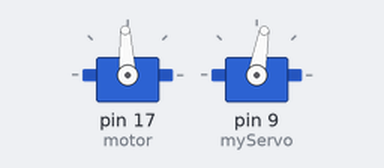
Simulated run of this sketch. Board: Arduino Uno, built for the host (arithmetic inside an expression is 32-bit, double 64-bit). Shown: 2 × servo.

Above: at 0.05 s.
At 6.75 s:
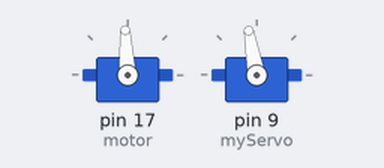
At 13.5 s:
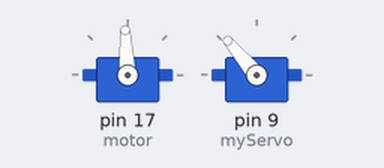
Timing chart, 0 to 17.6 s (numbered marks = the images above):
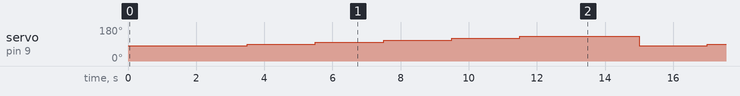

The sketch:

TestPovorot.ino
```cpp
#include <Servo.h>

const int CenterAngle=80;
const int MaxLeftAngle=145;
const int MaxRightAngle=85;
float curAngle=0;
float oldCurAngle=0;

int ForwardDirPin = 7; //мотор 1 движение вперед
int ForwardSpeedPin = 6; //мотор 1 управление скоростью
int switchPin =15;
//int ForwardDirPin2 = 4; //мотор 1 движение вперед
//int ForwardSpeedPin2 = 5; //мотор 1 управление скоростью

int curSpeed = 0;
const int maxSpeed=1850; //1544
const int LowSpeed = 1850; //1539
double kf = (maxSpeed - LowSpeed)/30.0;
const int StopSpeed = 1500;
const int RoadSpeed=1530;
const int ObgonSpeed=1560;
const int ReverseSpeed=1400;
const bool debug=false;
bool IsStop=0, ClearWay=1;

Servo myServo;
Servo motor;
bool started=0,reverseRun=0;
bool stoping=0;
String inString;
float koef=1;

bool button=0;
boolean debounыse(boolean last) {
  boolean current = digitalRead(switchPin);
  if(last != current) {
    delay(5);
    current = digitalRead(switchPin);
  }
  return current;
}
void setup() {
    Serial.begin(9600);
      motor.attach(17);
      myServo.attach(9);
      pinMode(switchPin, INPUT);
      myServo.write(CenterAngle);
      motor.writeMicroseconds(StopSpeed);

}

void start() {
  if (debug){
  Serial.println("START");
  }
  started=true;
  motor.writeMicroseconds(StopSpeed);
  delay(1500);
}

void stop()
{
  motor.writeMicroseconds(StopSpeed);
  myServo.write(CenterAngle);
}

void loop()
{
 start();
 myServo.write(CenterAngle);
 delay(2000);
 myServo.write(CenterAngle+10);
 delay(2000);
 myServo.write(CenterAngle+20);
 delay(2000);
 myServo.write(CenterAngle+30);
 delay(2000);
 myServo.write(CenterAngle+40);
 delay(2000);
 myServo.write(CenterAngle+50);
 delay(2000);

}
```

Measured:
- by itself, servo on pin 9 (myServo): repeats every 13.5 s: 100° 2.0 s, 110° 2.0 s, 120° 2.0 s, 130° 3.5 s, 80° 2.0 s, 90° 2.0 s
